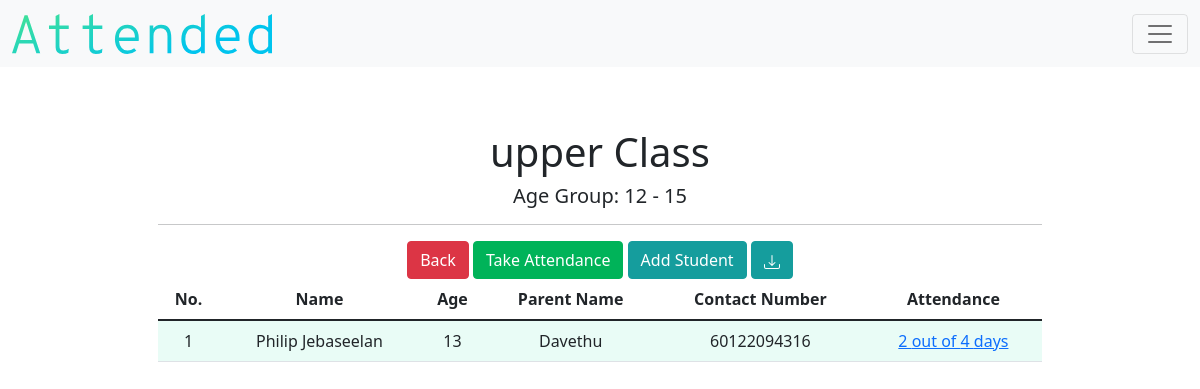
Page /detail_class/1 (signed in) on the earlier database version.
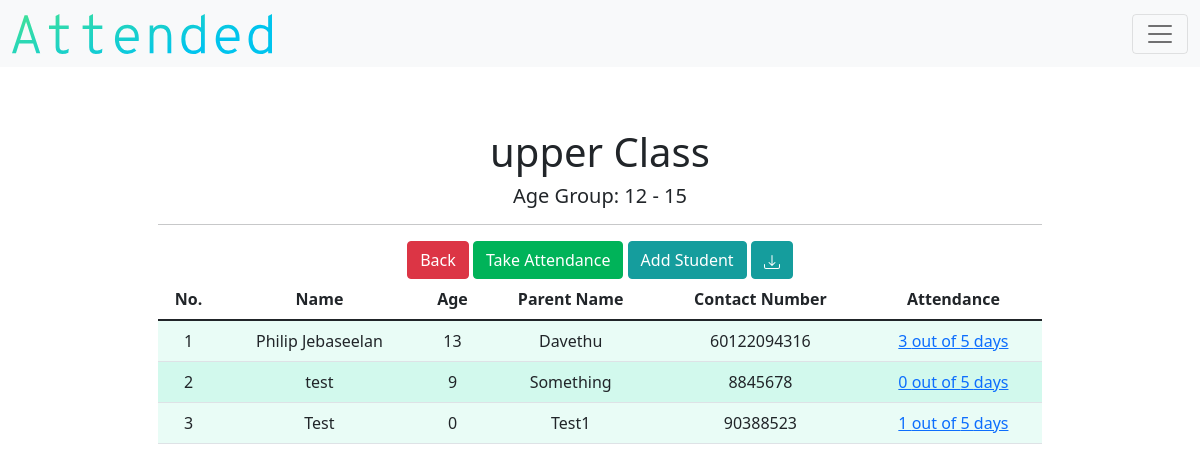
Same page on the later database version.
### models.py (models this page shows)
class Class(db.Model):
    __tablename__ = "class"
    id = db.Column(db.Integer, primary_key=True)
    teacher_id = db.Column(db.Integer, db.ForeignKey("teacher.id"))
    name = db.Column(db.String(), nullable=False)
    lowest_age = db.Column(db.Integer, nullable=False)
    highest_age = db.Column(db.Integer, nullable=False)
    student_count = db.Column(db.Integer, default=0)
    attendance_count = db.Column(db.Integer, default=0)
    class_attends = db.relationship("Attendance", backref="class_attend")

class Student(db.Model):
    __tablename__ = "student"
    id = db.Column(db.Integer, primary_key=True)
    teacher_id = db.Column(db.Integer, db.ForeignKey("teacher.id"))
    class_id = db.Column(db.Integer, nullable=True, default=0)
    name = db.Column(db.String(), nullable=False)
    birth = db.Column(db.String(),nullable=False)
    age = db.Column(db.Integer(), nullable=False)
    parent = db.Column(db.String(), nullable=True)
    parent2 = db.Column(db.String(), nullable=True)
    number = db.Column(db.Integer, nullable=True)
    number2 = db.Column(db.Integer, nullable=True)
    email = db.Column(db.String(), nullable=True)
    email2 = db.Column(db.String(), nullable=True)
    address = db.Column(db.String(), nullable=False)
    city = db.Column(db.String(), nullable=False)
    state = db.Column(db.String(), nullable=False)
    postcode = db.Column(db.Integer, nullable=False)
    attend_count = db.Column(db.Integer, nullable=True, default=0)
    student_attends = db.relationship("Attendance", backref="student_attend")

### application.py (the view)
@app.route("/detail_class/<string:id>")
def detail_class(id):
    if not current_user.is_authenticated:
        return redirect("/login")
    else:
        TABLE_HEADERS=["No.", "Name", "Age", "Parent Name", "Contact Number", "Attendance"]
        teacher = current_user.get_id()
        class_object = Class.query.filter_by(id = id).first()
        students = Student.query.filter_by(class_id=id, teacher_id=teacher)
        class_attendance = Attendance.query.filter_by(class_id=id, teacher_id=teacher)
        return render_template("detail-class.html", classes=class_object, headers=TABLE_HEADERS, students=students, attendances=class_attendance)

### application.py (called while the page is built)
@login.user_loader
def load_user(id):
    return Teacher.query.get(id)

### templates/detail-class.html (shortened to what this page needs)
{% extends "layout.html" %}
{% block main %}
        <h1>{{classes.name}}</h1>
        <h5> Age Group: {{classes.lowest_age}} - {{classes.highest_age}} </h5>
        <hr>
        <div class="d-grid gap-2 d-md-block">
          <a class="btn btn-danger" id="detail-class-back" href="/class" type="button">Back</a>
          <a class="btn btn-success" id="detail-class-attendance" href="/take-attendance/{{classes.id}}" role="button">Take Attendance</a>
          <a class="btn btn-secondary" id="detail-class-add" href="/add_student_class/{{classes.id}}" role="button">Add Student</a>
          <button type="button" class="btn btn-secondary"></button>
        </div>
        <div class="table-responsive">
          <table class="table table-hover">
                  <thead>
                          <tr>
                                  {% for header in headers %}
                                  <th id="header"> {{ header }} </th>
                                  {% endfor %}
                          </tr>
                  </thead>
                  <tbody>
                  {% for student in students %}
                  <tr>
                          <td class="counterCell"></td>
                          <td>{{student.name}}</td>
                          <td> {{student.age }} </td>
                          <td> {{student.parent}} </td>
                          <td> {{student.number}} </td>
                          <td><a href="/detail_attendance/{{student.id}}">{{student.attend_count}} out of {{classes.attendance_count}} days</a></td>
                  </tr>
                  {% endfor %}
                  </tbody>
          </table>
        </div>
{% endblock %}

### templates/layout.html (shortened to what this page needs)
<!DOCTYPE html>
<html lang="en">
    <head>
        <link href="https://cdn.jsdelivr.net/npm/bootstrap@5.1.1/dist/css/bootstrap.min.css" rel="stylesheet">
        <link href="../static/css/style.css" rel="stylesheet">
    </head>
    <body>
        <nav class="navbar navbar-light bg-light fixed-top">
            <div class="container-fluid">
                <a class="navbar-brand" href="#"><img id="brandlabel" src="../static/images/brand.svg"class="d-inline-block align-text-top"></a>
                {% if current_user.is_authenticated %}
                <button class="navbar-toggler" type="button" data-bs-toggle="offcanvas" data-bs-target="#offcanvasNavbar" aria-controls="offcanvasNavbar">
                    <span class="navbar-toggler-icon"></span>
                </button>
                {% endif %}
            </div>
        </nav>
        <main class="container p-5">
            {% block main %}{% endblock %}
        </main>
    </body>
</html>

### static/css/style.css (style rules this page uses)
#brandlabel { height:40px; }
.btn-success { color:#FFFFFF; background-color: #00b359; border-color: #00b359; }
.btn-secondary { color:#FFFFFF; background-color:#159d9d; border-color:#159d9d; }
table { counter-reset: tableCount; }
.counterCell:before { content: counter(tableCount); counter-increment: tableCount; }
tr:nth-child(even) { background-color:#d2f9ed; }
tr:nth-child(odd) { background-color:#e9fcf6; }
#header { background-color:white; }
main { overflow-x: auto; text-align: center; }
.p-5 { padding: 8rem!important; }

Differences in the rows shown:
changed Class "upper Class": attendance_count "4" → "5"
changed Student "Philip Jebaseelan": attend_count "2" → "3"
added Student: name "test", age "9", parent "Something", number "8845678", attend_count "0", {{ classes.attendance_count }} "5"
added Student: name "Test", age "0", parent "Test1", number "90388523", attend_count "1", {{ classes.attendance_count }} "5"
